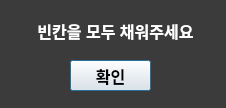
<?xml version="1.0" encoding="UTF-8"?>
<ui version="4.0">
 <class>Dialog</class>
 <widget class="QDialog" name="Dialog">
  <property name="geometry">
   <rect>
    <x>0</x>
    <y>0</y>
    <width>226</width>
    <height>108</height>
   </rect>
  </property>
  <property name="windowTitle">
   <string>Dialog</string>
  </property>
  <widget class="QLabel" name="car_bg">
   <property name="geometry">
    <rect>
     <x>0</x>
     <y>0</y>
     <width>311</width>
     <height>141</height>
    </rect>
   </property>
   <property name="styleSheet">
    <string notr="true">background-color: rgb(59, 59, 59);</string>
   </property>
   <property name="text">
    <string/>
   </property>
   <property name="alignment">
    <set>Qt::AlignCenter</set>
   </property>
  </widget>
  <widget class="QLabel" name="label">
   <property name="geometry">
    <rect>
     <x>20</x>
     <y>16</y>
     <width>191</width>
     <height>30</height>
    </rect>
   </property>
   <property name="styleSheet">
    <string notr="true">font: bold 16px;
color: white;</string>
   </property>
   <property name="text">
    <string>빈칸을 모두 채워주세요</string>
   </property>
   <property name="alignment">
    <set>Qt::AlignCenter</set>
   </property>
  </widget>
  <widget class="QPushButton" name="alert_ok">
   <property name="geometry">
    <rect>
     <x>70</x>
     <y>60</y>
     <width>81</width>
     <height>31</height>
    </rect>
   </property>
   <property name="styleSheet">
    <string notr="true">font: bold 16px;
color: black;</string>
   </property>
   <property name="text">
    <string>확인</string>
   </property>
  </widget>
 </widget>
 <resources/>
 <connections/>
</ui>
